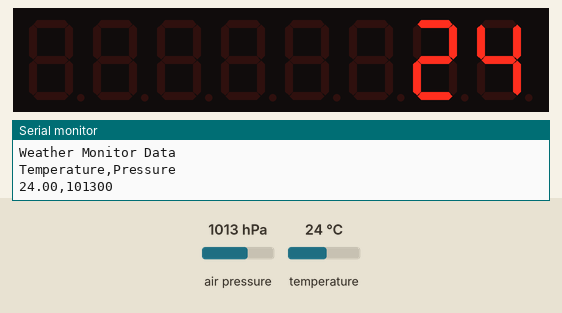
This sketch was run on a simulated Arduino Uno, built with avr-gcc and run on an emulated ATmega328P. On the bench: 8-digit seven-segment display, the last lines printed to the serial monitor. Inputs (shaded band) come from the test bench; at power-on: temperature 24 °C, air pressure 1013 hPa.

Above: at 1.2 s.
1.3 s: temperature set to 12 °C
At 6.2 s:
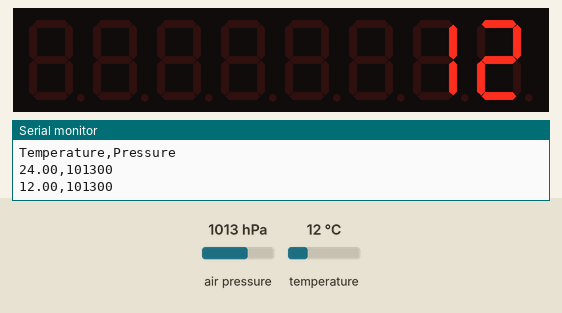
6.5 s: temperature set to 19 °C
At 10.7 s:
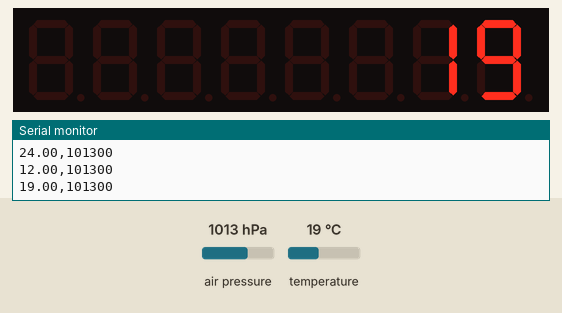
11.5 s: temperature set to 28 °C
At 16.1 s:
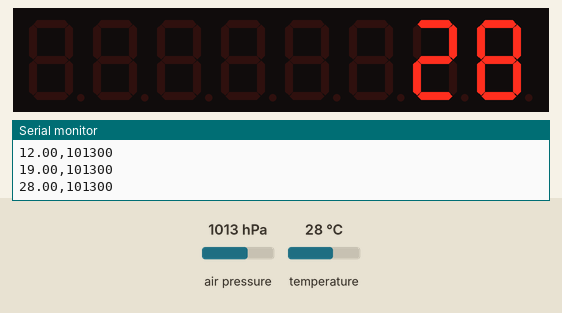
Timing chart, 0 to 17.6 s (numbered marks = the images above; inputs shaded):
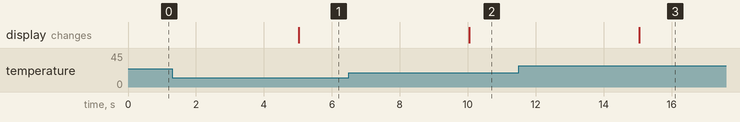

The sketch:

weathermonextra.ino
```cpp
/*
Weather Monitor sketch for Arduino microcontrollers.
Written by Gareth Halfacree for Computeractive.
Requires the DHT library: http://playground.arduino.cc/Main/DHTLib
Requires the BMP085 library: https://github.com/adafruit/Adafruit-BMP085-Library
*/

#include "Wire.h"
#include "dht.h"
#include "Adafruit_BMP085.h"
#include "TM1638.h"

Adafruit_BMP085 BMP;
dht DHT;
#define DHT22_PIN A3
unsigned int temp=0;

void setup()
{
  Serial.begin(9600);
  BMP.begin();
  pinMode(DHT22_PIN, INPUT);
  digitalWrite(DHT22_PIN, HIGH);
  Serial.println("Weather Monitor Data");
  Serial.println();
  Serial.println("Temperature,Pressure");
}

void loop()
{
  TM1638 module(8, 9, 10);
  Serial.print(BMP.readTemperature());
  temp=(BMP.readTemperature());
  module.setDisplayToDecNumber(temp, 0, false);
  Serial.print(",");
  Serial.println(BMP.readPressure());
  delay(5000);
}
```

Measured:
- after the input at 1.3 s, the display: changes after 3.7 s (image 1)
- after the input at 6.5 s, the display: changes after 3.5 s (image 2)
- after the input at 11.5 s, the display: changes after 3.5 s (image 3)
